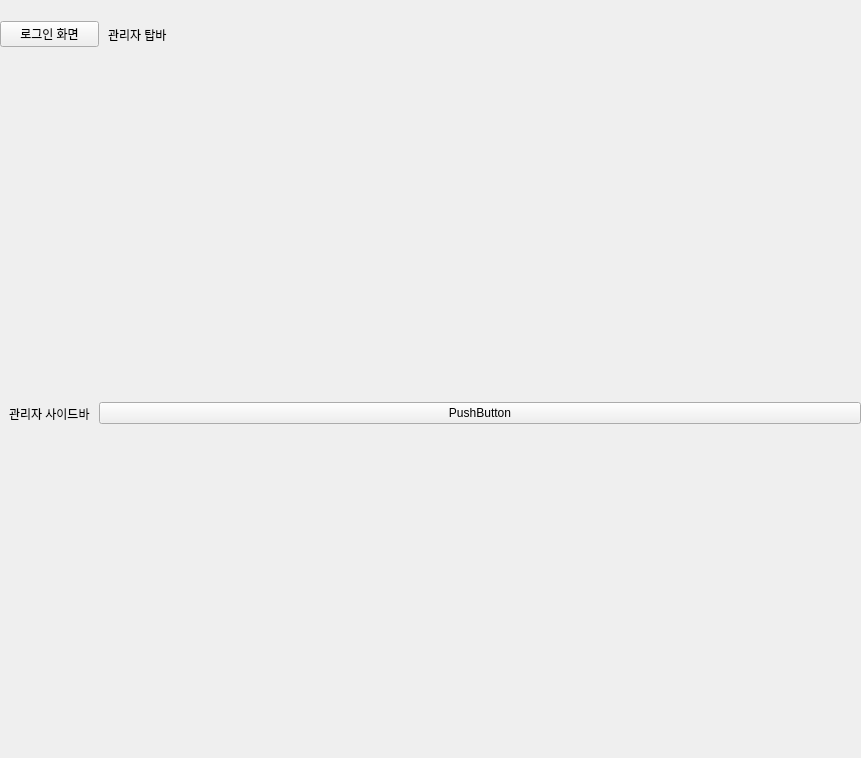
<?xml version="1.0" encoding="UTF-8"?>
<ui version="4.0">
 <class>Form_admin</class>
 <widget class="QWidget" name="Form_admin">
  <property name="geometry">
   <rect>
    <x>0</x>
    <y>0</y>
    <width>861</width>
    <height>758</height>
   </rect>
  </property>
  <property name="windowTitle">
   <string>Form</string>
  </property>
  <layout class="QGridLayout" name="gridLayout" rowstretch="1,10" columnstretch="1,8">
   <property name="leftMargin">
    <number>0</number>
   </property>
   <property name="topMargin">
    <number>0</number>
   </property>
   <property name="rightMargin">
    <number>0</number>
   </property>
   <property name="bottomMargin">
    <number>0</number>
   </property>
   <property name="spacing">
    <number>0</number>
   </property>
   <item row="1" column="0">
    <widget class="QWidget" name="side_bar" native="true">
     <layout class="QVBoxLayout" name="verticalLayout_2">
      <item>
       <widget class="QLabel" name="label">
        <property name="text">
         <string>관리자 사이드바</string>
        </property>
       </widget>
      </item>
     </layout>
    </widget>
   </item>
   <item row="0" column="0">
    <widget class="QWidget" name="logo_area" native="true">
     <layout class="QHBoxLayout" name="horizontalLayout">
      <property name="spacing">
       <number>0</number>
      </property>
      <property name="leftMargin">
       <number>0</number>
      </property>
      <property name="topMargin">
       <number>0</number>
      </property>
      <property name="rightMargin">
       <number>0</number>
      </property>
      <property name="bottomMargin">
       <number>0</number>
      </property>
      <item>
       <widget class="QPushButton" name="btn_to_login">
        <property name="text">
         <string>로그인 화면</string>
        </property>
       </widget>
      </item>
     </layout>
    </widget>
   </item>
   <item row="0" column="1">
    <widget class="QWidget" name="top_bar" native="true">
     <layout class="QHBoxLayout" name="horizontalLayout_2">
      <item>
       <widget class="QLabel" name="label_2">
        <property name="text">
         <string>관리자 탑바</string>
        </property>
       </widget>
      </item>
     </layout>
    </widget>
   </item>
   <item row="1" column="1">
    <widget class="QStackedWidget" name="stack_content">
     <widget class="QWidget" name="stackedWidget_3Page1">
      <layout class="QVBoxLayout" name="verticalLayout">
       <property name="spacing">
        <number>0</number>
       </property>
       <property name="leftMargin">
        <number>0</number>
       </property>
       <property name="topMargin">
        <number>0</number>
       </property>
       <property name="rightMargin">
        <number>0</number>
       </property>
       <property name="bottomMargin">
        <number>0</number>
       </property>
       <item>
        <widget class="QPushButton" name="pushButton">
         <property name="text">
          <string>PushButton</string>
         </property>
        </widget>
       </item>
      </layout>
     </widget>
     <widget class="QWidget" name="page"/>
    </widget>
   </item>
  </layout>
 </widget>
 <resources/>
 <connections/>
</ui>
